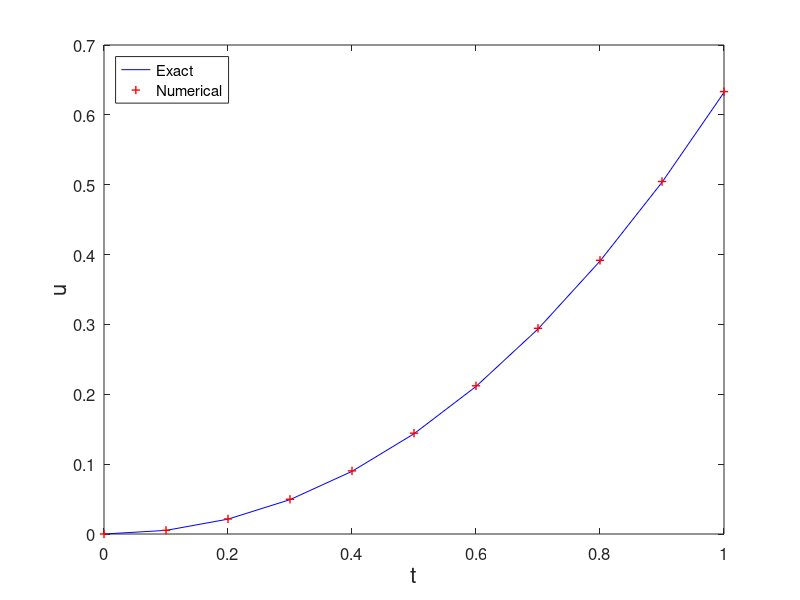

The MATLAB script that drew this image:
% BDF2.m
% BDF method for the ODE model
% u'(t)=t^2+t-u, t in [0,1] 
% Initial condition: u(0)=0 ;
% Exact solution: u(t)=-exp(-t)+t^2-t+1.
clear all; close all;
h=0.1;
t=0:h:1;                       % interval partition
N=length(t)-1;
un=zeros(1,N+1);
un(1)=0;                       % initial value
% Implicit Euler method to compute un(2)
% un(2)=1/(1+h)*un(1)+h/(1+h)*(t(2)^2+t(2));
% Trapezoidal rule to compute un(2)
un(2)=2/(2+h)*un(1)+h/(2+h)*(t(1)^2+t(1)+un(1))+h/(2+h)*(t(2)^2+t(2));
% BDF2 method
for n=1:N-1
    un(n+2)=4/(3+2*h)*un(n+1)-1/(3+2*h)*un(n)+2*h/(3+2*h)*(t(n+2)^2+t(n+2));
end
ue=-exp(-t)+t.^2-t+1;          % exact solution
plot(t,ue,'b-',t,un,'r+','LineWidth',1)
legend('Exact','Numerical','location','northwest')
% title('BDF2 method','fontsize',12)
set(gca,'fontsize',12)
xlabel('t','fontsize',16), ylabel('u','fontsize',16)

% computing error
error=max(abs(un-ue))

% print -dpng -r600 BDF2.png
% print -depsc2 BDF2.eps
